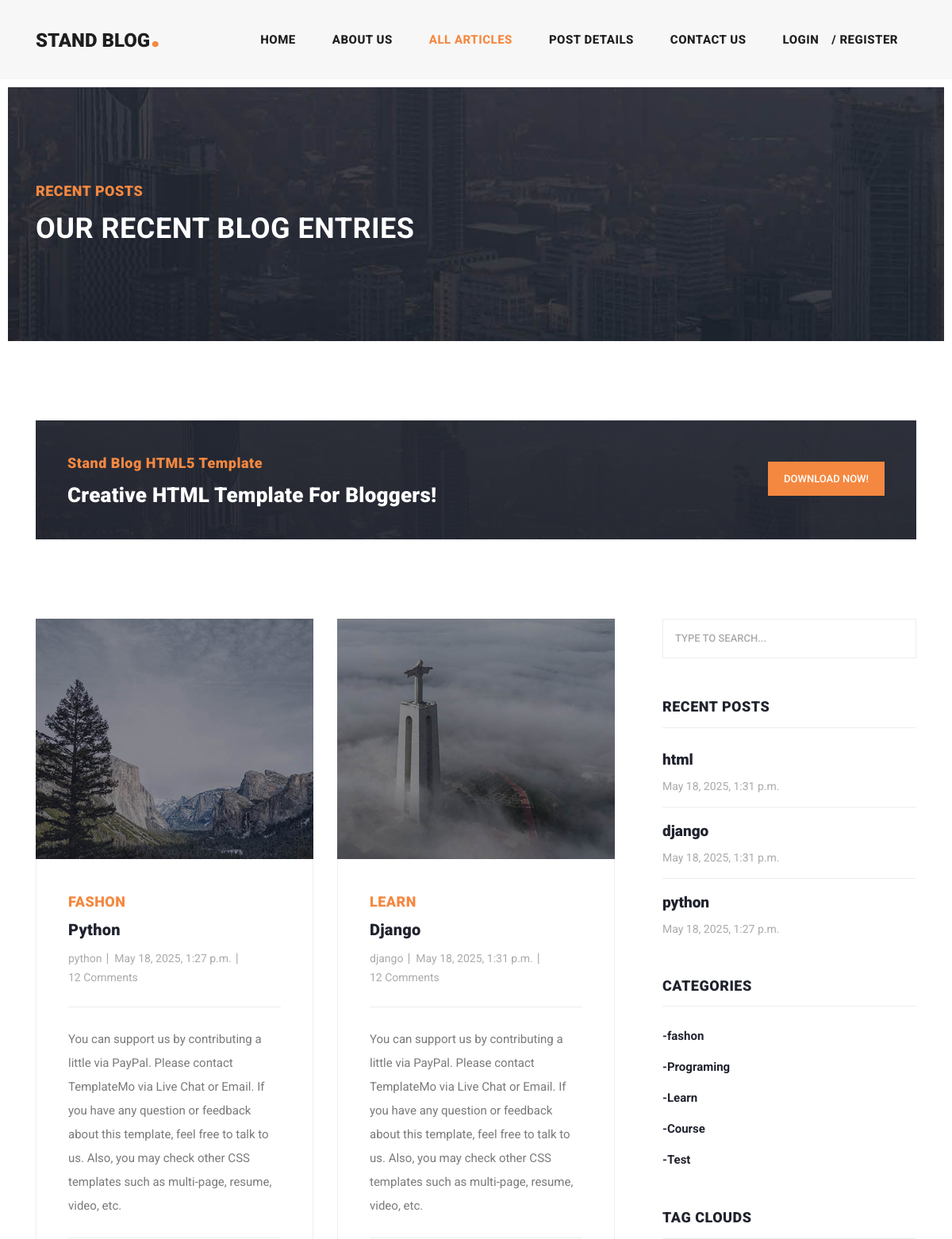
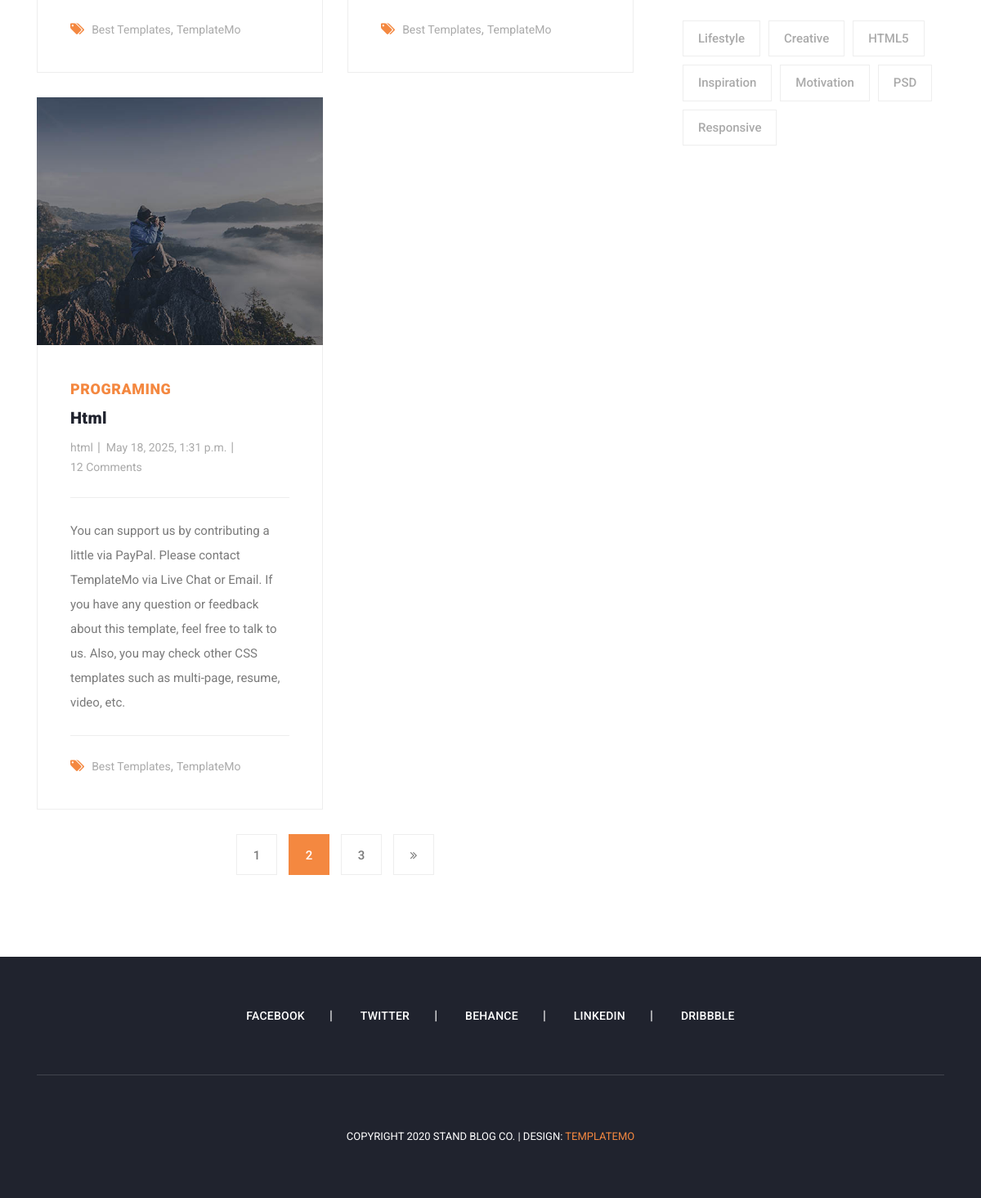
Screenshot of /article/list with the database file from the repository (2 pictures, top to bottom).
### blog/models.py (models this page shows, shortened)
class Article(models.Model):
    title = models.CharField(max_length=200)
    content = models.TextField()
    created_date = models.DateTimeField(auto_now_add=True)
    updated_date = models.DateTimeField(auto_now=True)
    image = models.ImageField(upload_to='blog/images/')
    author = models.ForeignKey(User, on_delete=models.CASCADE,related_name='articles')
    category = models.ManyToManyField(Category , related_name='articles')
    floatfield = models.FloatField(default=1)
    myfile = models.FileField(upload_to='blog/file/')
    status = models.BooleanField(default=True)
    published = models.BooleanField(default=True)
    objects = models.Manager()
    custom_objects = ArticleManager()
    slug = models.SlugField(unique=True , blank=True)

class Category(models.Model):
    name = models.CharField(max_length=50)
    def __str__(self):
        return self.name

### blog/views.py (the view)
# urls.py: path('list', views.article_list, name='articles_list'),
def article_list(request ):
    articles = Article.objects.all()
    return render(request , 'blog/article_list.html' , {'articles' : articles })

### context_processors/context_processors.py (called while the page is built)
def recent_articles(request):
    recent_articles = Article.objects.all().order_by('-created_date')[:3]
    categories = Category.objects.all()
    return {'recent_articles': recent_articles , 'categories': categories}

### blog/templates/blog/article_list.html
{% extends 'base.html' %}
{% load static %}
{% block content %}
<div class="heading-page header-text">
      <section class="page-heading">
        <div class="container">
          <div class="row">
            <div class="col-lg-12">
              <div class="text-content">
                <h4>Recent Posts</h4>
                <h2>Our Recent Blog Entries</h2>
              </div>
            </div>
          </div>
        </div>
      </section>
    </div>
    <section class="call-to-action">
      <div class="container">
        <div class="row">
          <div class="col-lg-12">
            <div class="main-content">
              <div class="row">
                <div class="col-lg-8">
                  <span>Stand Blog HTML5 Template</span>
                  <h4>Creative HTML Template For Bloggers!</h4>
                </div>
                <div class="col-lg-4">
                  <div class="main-button">
                    <a href="https://templatemo.com/tm-551-stand-blog" target="_parent">Download Now!</a>
                  </div>
                </div>
              </div>
            </div>
          </div>
        </div>
      </div>
    </section>
    <section class="blog-posts grid-system">
      <div class="container">
        <div class="row">
          <div class="col-lg-8">
            <div class="all-blog-posts">
              <div class="row">
                  {% for article in articles %}
                <div class="col-lg-6">
                  <div class="blog-post">
                    <div class="blog-thumb">
                      <img src="{{ article.image.url}}" alt="">
                    </div>
                    <div class="down-content">
                      <span>{{ article.category.first}}</span>
                      <a href="post-details.html"><h4>{{ article.title}}</h4></a>
                      <ul class="post-info">
                        <li><a href="#">{{ article.title}}</a></li>
                        <li><a href="#">{{ article.created_date}}</a></li>
                        <li><a href="#">12 Comments</a></li>
                      </ul>
                        <p>{{ article.content}}</p>
                     <div class="post-options">
                        <div class="row">
                          <div class="col-lg-12">
                            <ul class="post-tags">
                              <li><i class="fa fa-tags"></i></li>
                              <li><a href="#">Best Templates</a>,</li>
                              <li><a href="#">TemplateMo</a></li>
                            </ul>
                          </div>
                        </div>
                      </div>
                    </div>
                  </div>
                </div>
                {% endfor %}
                <div class="col-lg-12">
                  <ul class="page-numbers">
                    <li><a href="#">1</a></li>
                    <li class="active"><a href="#">2</a></li>
                    <li><a href="#">3</a></li>
                    <li><a href="#"><i class="fa fa-angle-double-right"></i></a></li>
                  </ul>
                </div>
              </div>
            </div>
          </div>
          <div class="col-lg-4">
            {% include "includes/sidebar.html" %}
          </div>
        </div>
      </div>
    </section>
{% endblock %}

### templates/base.html (shortened to what this page needs)
{% load static %}
<!DOCTYPE html>
<html lang="en">
  <head>
    {% include 'includes/header_refrences.html' %}
  </head>
  <body>
  {% include 'includes/header.html' %}
{% block content %}
{% endblock %}
  {% include 'includes/footer.html' %}
  </body>
</html>

### templates/includes/header_refrences.html (shortened to what this page needs)
{% load static %}
    <link href={% static "vendor/bootstrap/css/bootstrap.min.css" %} rel="stylesheet">
    <link rel="stylesheet" href={% static "css/fontawesome.css" %}>
    <link rel="stylesheet" href={% static "css/templatemo-stand-blog.css" %}>
    <link rel="stylesheet" href={% static "css/owl.css" %}>

### templates/includes/header.html (shortened to what this page needs)
{% load static %}
<header class="">
      <nav class="navbar navbar-expand-lg">
        <div class="container">
          <a class="navbar-brand" href="index.html"><h2>Stand Blog<em>.</em></h2></a>
          <div class="collapse navbar-collapse" id="navbarResponsive">
            <ul class="navbar-nav ml-auto">
              <li class="nav-item ">
                <a class="nav-link" href='#'>Home
                </a>
              </li>
              <li class="nav-item">
                <a class="nav-link" href='#'>About Us</a>
              </li>
              <li class="nav-item">
                <a class="nav-link {% if request.resolver_match.url_name == 'articles_list' %}active{% endif %}" href={% url 'articles_list' %} >All Articles</a>
              </li>
              <li class="nav-item">
                <a class="nav-link" href='#'>Post Details</a>
              </li>
              <li class="nav-item">
                <a class="nav-link" href="#">Contact Us</a>
              </li>
                {% if request.user.is_authenticated%}
                <li class="nav-item">
                    <div class="d-flex">
                        {% if user.profile.image.url %}
                             <img src="{{ user.profile.image.url }}" class="rounded-circle " width="30" height="30" alt="no picture">
                            {% else %}
                            <img src="{% static 'images/profile.png' %}" class="rounded-circle " width="30" height="30" alt="no picture">
                            {% endif %}
                            </img>
                            {% if user.first_name %}
                             <a class="nav-link" href="">{{ user.first_name}}</a>
                             {% else %}
                             <a class="nav-link" href="">{{ user.username}}</a>
                             {% endif %}
                         <a class="nav-link  badge-danger  " href="/logout" >Log out</a>
                    </div>
                </li>
                {% else %}
                <li class="nav-item">
                    <div class="d-flex">
                        <a class="nav-link" href="login/">Login  </a>
                        <a class="nav-link" href="register/">/  Register</a>
                    </div>
                </li>
                {% endif %}
            </ul>
          </div>
        </div>
      </nav>
    </header>

### templates/includes/sidebar.html
{% load static %}
<div class="sidebar">
              <div class="row">
                <div class="col-lg-12">
                  <div class="sidebar-item search">
                    <form id="search_form" name="gs" method="GET" action="#">
                      <input type="text" name="q" class="searchText" placeholder="type to search..." autocomplete="on">
                    </form>
                  </div>
                </div>
                <div class="col-lg-12">
                  <div class="sidebar-item recent-posts">
                    <div class="sidebar-heading">
                      <h2>Recent Posts</h2>
                    </div>
                    <div class="content">
                      <ul>
                          {% for article in recent_articles%}
                        <li><a href="post-details.html">
                          <h5>{{ article.title}}</h5>
                          <span>{{ article.created_date }}</span>
                        </a></li>
                          {% endfor %}
                      </ul>
                    </div>
                  </div>
                </div>
                <div class="col-lg-12">
                  <div class="sidebar-item categories">
                    <div class="sidebar-heading">
                      <h2>Categories</h2>
                    </div>
                    <div class="content">
                      <ul>
                        {% for cat in categories %}
                          <li><a href="{% url "category_detail" cat.id %}">-{{ cat.name}}</a></li>
                        {% endfor %}
                      </ul>
                    </div>
                  </div>
                </div>
                <div class="col-lg-12">
                  <div class="sidebar-item tags">
                    <div class="sidebar-heading">
                      <h2>Tag Clouds</h2>
                    </div>
                    <div class="content">
                      <ul>
                        <li><a href="#">Lifestyle</a></li>
                        <li><a href="#">Creative</a></li>
                        <li><a href="#">HTML5</a></li>
                        <li><a href="#">Inspiration</a></li>
                        <li><a href="#">Motivation</a></li>
                        <li><a href="#">PSD</a></li>
                        <li><a href="#">Responsive</a></li>
                      </ul>
                    </div>
                  </div>
                </div>
              </div>
            </div>

### templates/includes/footer.html
{% load static %}
<footer>
      <div class="container">
        <div class="row">
          <div class="col-lg-12">
            <ul class="social-icons">
              <li><a href="#">Facebook</a></li>
              <li><a href="#">Twitter</a></li>
              <li><a href="#">Behance</a></li>
              <li><a href="#">Linkedin</a></li>
              <li><a href="#">Dribbble</a></li>
            </ul>
          </div>
          <div class="col-lg-12">
            <div class="copyright-text">
              <p>Copyright 2020 Stand Blog Co.
                 | Design: <a rel="nofollow" href="https://templatemo.com" target="_parent">TemplateMo</a></p>
            </div>
          </div>
        </div>
      </div>
    </footer>

### templates/includes/footer_refrences.html (shortened to what this page needs)
{% load static %}

### rows the page displays
Article: image (picture), category.first "FASHON", title "Python", title "python", created_date "May 18, 2025, 1:27 p.m.", content "You can support us by contributing a little via PayPal. Please contact TemplateMo via Live Chat or Email. If you have any question or feedback about this template, feel free to talk to us. Also, you may check other CSS templates such as multi-page, resume, video, etc."
Article: image (picture), category.first "LEARN", title "Django", title "django", created_date "May 18, 2025, 1:31 p.m.", content "You can support us by contributing a little via PayPal. Please contact TemplateMo via Live Chat or Email. If you have any question or feedback about this template, feel free to talk to us. Also, you may check other CSS templates such as multi-page, resume, video, etc."
Article: image (picture), category.first "PROGRAMING", title "Html", title "html", created_date "May 18, 2025, 1:31 p.m.", content "You can support us by contributing a little via PayPal. Please contact TemplateMo via Live Chat or Email. If you have any question or feedback about this template, feel free to talk to us. Also, you may check other CSS templates such as multi-page, resume, video, etc."
Category: name "fashon"
Category: name "Programing"
Category: name "Learn"
Category: name "Course"
Category: name "Test"
